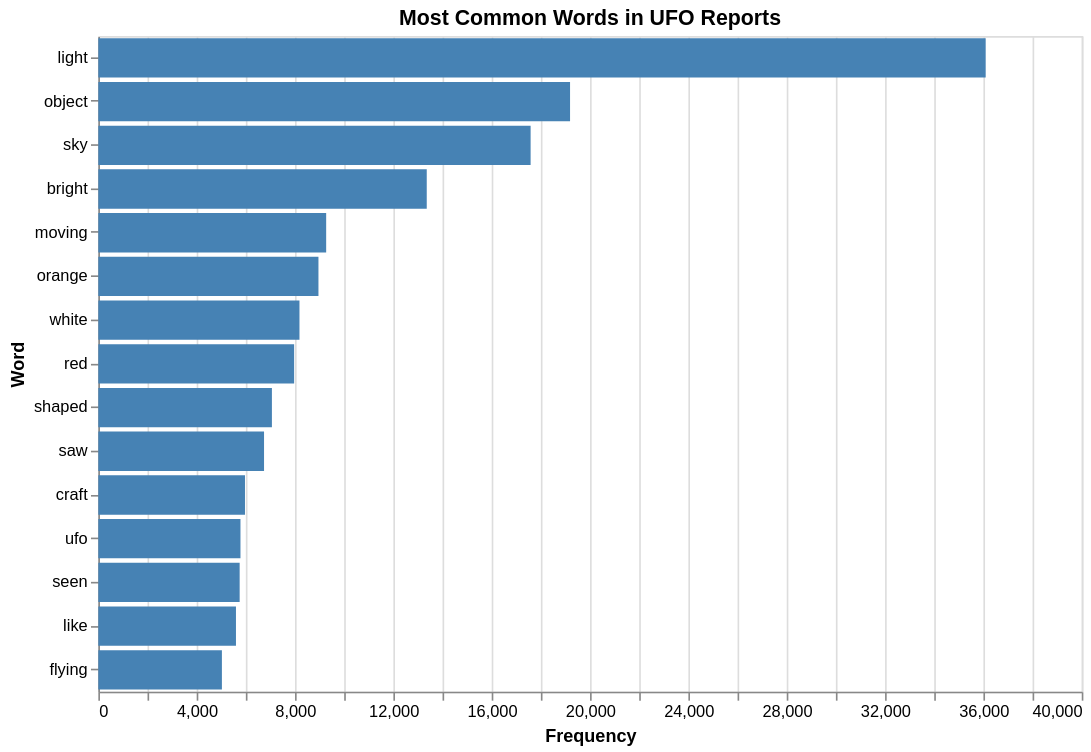

Write notebook code for a chart like this one.
### Code cell
import altair as alt

top15 = pd.DataFrame(word_freq.most_common(15), columns=['word', 'count'])

chart = alt.Chart(top15).mark_bar(color='steelblue').encode(
    x=alt.X('count:Q', title='Frequency'),
    y=alt.Y('word:N', sort='-x', title='Word')
).properties(
    title='Most Common Words in UFO Reports',
    width=600,
    height=400
)

chart.display()

### Figure 1 — Vega-Lite specification as saved in the notebook (floating-point values rounded to 4 significant figures)
{"config": {"view": {"continuousWidth": 300, "continuousHeight": 300}}, "data": {"name": "data-908ee9fc50d10a5c592889bf8eb4e01f"}, "mark": {"type": "bar", "color": "steelblue"}, "encoding": {"x": {"field": "count", "title": "Frequency", "type": "quantitative"}, "y": {"field": "word", "sort": "-x", "title": "Word", "type": "nominal"}}, "height": 400, "title": "Most Common Words in UFO Reports", "width": 600, "$schema": "https://vega.github.io/schema/vega-lite/v5.20.1.json", "datasets": {"data-908ee9fc50d10a5c592889bf8eb4e01f": [{"word": "light", "count": 36093}, {"word": "object", "count": 19187}, {"word": "sky", "count": 17583}, {"word": "bright", "count": 13358}, {"word": "moving", "count": 9267}, {"word": "orange", "count": 8953}, {"word": "white", "count": 8181}, {"word": "red", "count": 7964}, {"word": "shaped", "count": 7060}, {"word": "saw", "count": 6740}, {"word": "craft", "count": 5965}, {"word": "ufo", "count": 5781}, {"word": "seen", "count": 5748}, {"word": "like", "count": 5598}, {"word": "flying", "count": 5026}]}}
